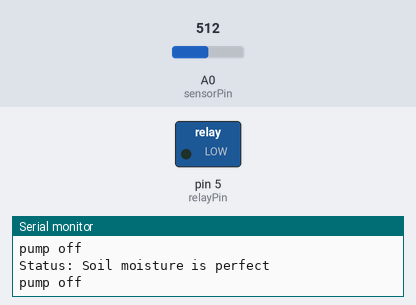
Bench run of a sketch on a simulated Arduino Uno, built with avr-gcc and run on an emulated ATmega328P. On the bench: switched loads named in the sketch (green lamp = pin HIGH), the last lines printed to the serial monitor. Inputs (shaded band) come from the test bench; at power-on: A0 (sensorPin) = 512. Pins used as bus, display or sensor lines are not drawn.

Above: at 1.8 s.
1.9 s: A0 (sensorPin) set to 741
3.4 s: A0 (sensorPin) set to 756
At 5.1 s:
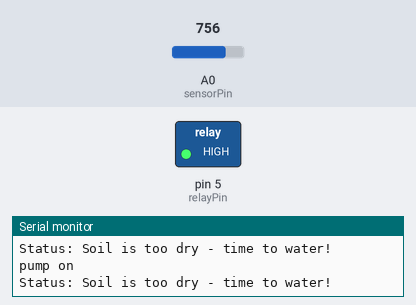
5.5 s: A0 (sensorPin) set to 716
At 7.2 s:
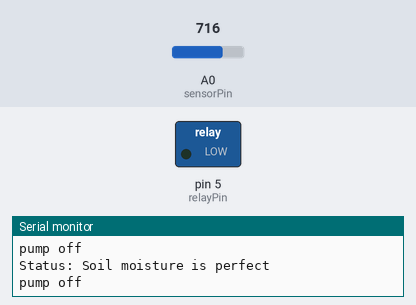
7.5 s: A0 (sensorPin) set to 900
At 8.5 s:
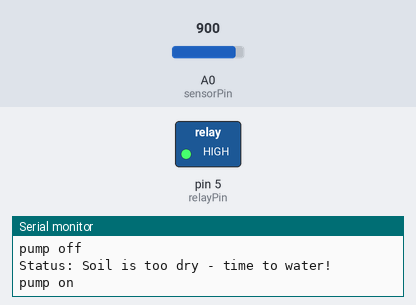
Timing chart, 0 to 10.5 s (numbered marks = the images above; inputs shaded):
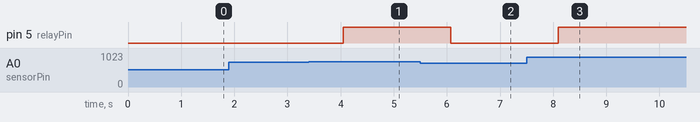

Measured:
- the behaviour switches between 749 and 750 on A0 (sensorPin) (found by bisection; images 0 and 1)
- after the input at 3.4 s, pin 5 (relayPin): LOW → HIGH after 0.65 s
- after the input at 5.5 s, pin 5 (relayPin): HIGH → LOW after 0.57 s
- after the input at 7.5 s, pin 5 (relayPin): LOW → HIGH after 0.59 s

The sketch:

moisturePump.ino
```cpp
#define soilWet 500   // Define max value we consider soil 'wet'
#define soilDry 750   // Define min value we consider soil 'dry'

// Sensor pins
#define sensorPower 7
#define sensorPin A0
#define relayPin 5

void setup() {
	pinMode(sensorPower, OUTPUT);
  pinMode(relayPin, OUTPUT);
	digitalWrite(sensorPower, HIGH);
	digitalWrite(relayPin, LOW);
	Serial.begin(9600);
}

void loop() {
	//get the reading from the function below and print it
	int moisture = readSensor();
  int moistureStatus = getMoistureValue(moisture);
  if (moistureStatus == 0){
    pumpOn();
    delay(1000);
  }else if (moistureStatus == 1){
    pumpOff();
    delay(1000);
  }else if (moistureStatus == 2){
    pumpOff();
    delay(1000);
  }
}

//  This function returns the analog soil moisture measurement
int readSensor() {
	digitalWrite(sensorPower, HIGH);	// Turn the sensor ON
	delay(10);							// Allow power to settle
	int val = analogRead(sensorPin);	// Read the analog value form sensor
	digitalWrite(sensorPower, LOW);		// Turn the sensor OFF
	return val;							// Return analog moisture value
}

int getMoistureValue(int moisture){
  // Determine status of our soil
	if (moisture < soilWet) {
		Serial.println("Status: Soil is too wet");
    return 1;
	} else if (moisture >= soilWet && moisture < soilDry) {
		Serial.println("Status: Soil moisture is perfect");
    return 2;
	} else {
		Serial.println("Status: Soil is too dry - time to water!");
    return 0;
	}
}

void pumpOn(){
  Serial.println("pump on");
	digitalWrite(relayPin, HIGH);
}

void pumpOff(){
  Serial.println("pump off");
	digitalWrite(relayPin, LOW);
}
```
